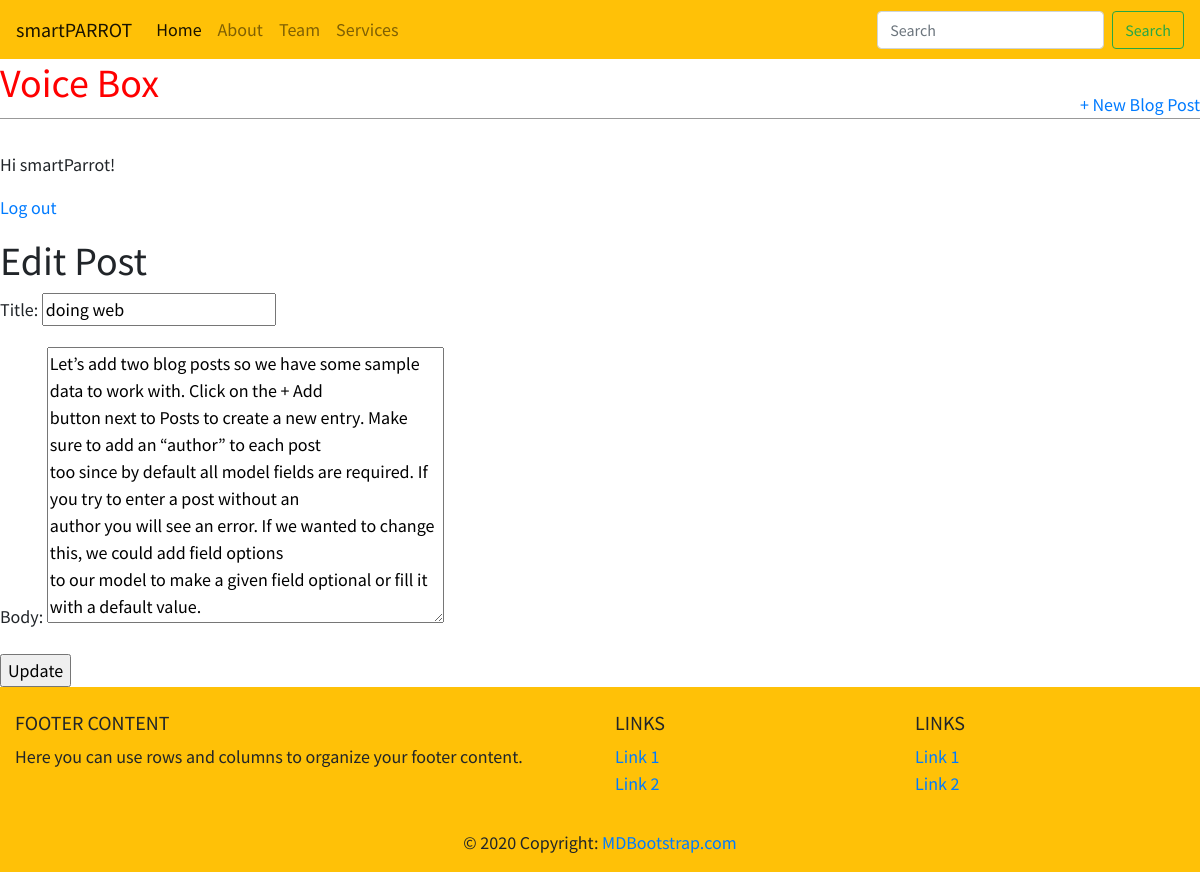
The page /post/1/edit/ (signed in) on the database its author committed.
### blog/models.py (models this page shows, shortened)
class Post(models.Model):
    title = models.CharField(max_length=200)
    author = models.ForeignKey('auth.User',
                               on_delete= models.CASCADE)
    body = models.TextField()
    created = models.DateTimeField(auto_now_add=True)
    updated = models.DateTimeField(auto_now=True)
    active = models.BooleanField(default=True)
    class Meta:
        ordering = ('created',)

### blog/views.py (the view)
# urls.py: path('post/<int:pk>/edit/',BlogUpdateView.as_view(), name='post_edit'),
class BlogUpdateView(UpdateView):
    model = Post
    template_name = 'post_edit.html'
    fields = ['title','body']

### blog/templates/post_edit.html (shortened to what this page needs)
<!DOCTYPE html>
{% extends 'base.html' %}
{% block content %}
<h1>Edit Post</h1>
<form action="" method="post">{% csrf_token %}
    {{ form.as_p }}
<input type="submit" value="Update">
</form>
{% endblock content %}

### blog/templates/base.html (shortened to what this page needs)
{% load static %}
<html lang="en">
<head>
    <link rel="stylesheet" href="https://stackpath.bootstrapcdn.com/bootstrap/4.5.0/css/bootstrap.min.css">
    <link href="{% static 'css/base.css' %}" rel="stylesheet">
</head>
<nav class="navbar navbar-expand-lg navbar-light bg-warning">
  <a class="navbar-brand" href="">smartPARROT</a>
  <div class="collapse navbar-collapse" id="navbarSupportedContent">
    <ul class="navbar-nav mr-auto">
      <li class="nav-item active">
        <a class="nav-link" href="home.html">Home <span class="sr-only">(current)</span></a>
      </li>
      <li class="nav-item">
        <a class="nav-link" href="#">About</a>
      </li>
      <li class="nav-item">
        <a class="nav-link" href="#" >Team</a>
      </li>
      <li class="nav-item">
        <a class="nav-link" href="#" tabindex="-1">Services</a>
      </li>
    </ul>
    <form class="form-inline my-2 my-lg-0">
      <input class="form-control mr-sm-2" type="search" placeholder="Search" aria-label="Search">
      <button class="btn btn-outline-success my-2 my-sm-0" type="submit">Search</button>
    </form>
  </div>
</nav>
  <div>
<header>
  <div class="nav-left">
  <h1><a href="{% url 'home' %}">Voice Box</a></h1>
  </div>
  <div class="nav-right">
    <a href="{% url 'post_new' %}">+ New Blog Post</a>
  </div>
</header>
{% if user.is_authenticated %}
  <p>Hi {{ user.username }}!</p>
    <p><a href="{% url 'logout' %}">Log out</a></p>
{% else %}
  <p>You are not logged in.</p>
  <a href="{% url 'login' %}">Log In</a>
{% endif %}
   {% block content %}
    {% endblock content %}
</div>
<footer class="page-footer font-small blue pt-4 bg-warning">
  <div class="container-fluid text-center text-md-left">
    <div class="row">
      <div class="col-md-6 mt-md-0 mt-3">
        <h5 class="text-uppercase">Footer Content</h5>
        <p>Here you can use rows and columns to organize your footer content.</p>
      </div>
      <div class="col-md-3 mb-md-0 mb-3">
        <h5 class="text-uppercase">Links</h5>
        <ul class="list-unstyled">
          <li>
            <a href="#!">Link 1</a>
          </li>
          <li>
            <a href="#!">Link 2</a>
          </li>
        </ul>
      </div>
      <div class="col-md-3 mb-md-0 mb-3">
        <h5 class="text-uppercase">Links</h5>
        <ul class="list-unstyled">
          <li>
            <a href="#!">Link 1</a>
          </li>
          <li>
            <a href="#!">Link 2</a>
          </li>
        </ul>
      </div>
    </div>
  </div>
  <div class="footer-copyright text-center py-3">© 2020 Copyright:
    <a href="https://mdbootstrap.com/"> MDBootstrap.com</a>
  </div>
</footer>
</body>
</html>

### blog/static/css/base.css (style rules this page uses)
header { border-bottom: 1px solid #999; margin-bottom: 2rem; display: flex; }
header h1 a { color: red; text-decoration: none; }
.nav-left { margin-right: auto; }
.nav-right { display: flex; padding-top: 2rem; }

### rows shown on the page
Post: title "doing web", body "Let’s add two blog posts so we have some sample data to work with. Click on the + Add button next to Posts to create a new entry. Make sure to add an “author” to each post too since by default all model fields are required. If you try to enter a post without an author you will see an error. If we wanted to change this, we could add field options to our model to make a given field optional or fill it with a default value."

### other values the page prints
{{ user.username }} "smartParrot"
